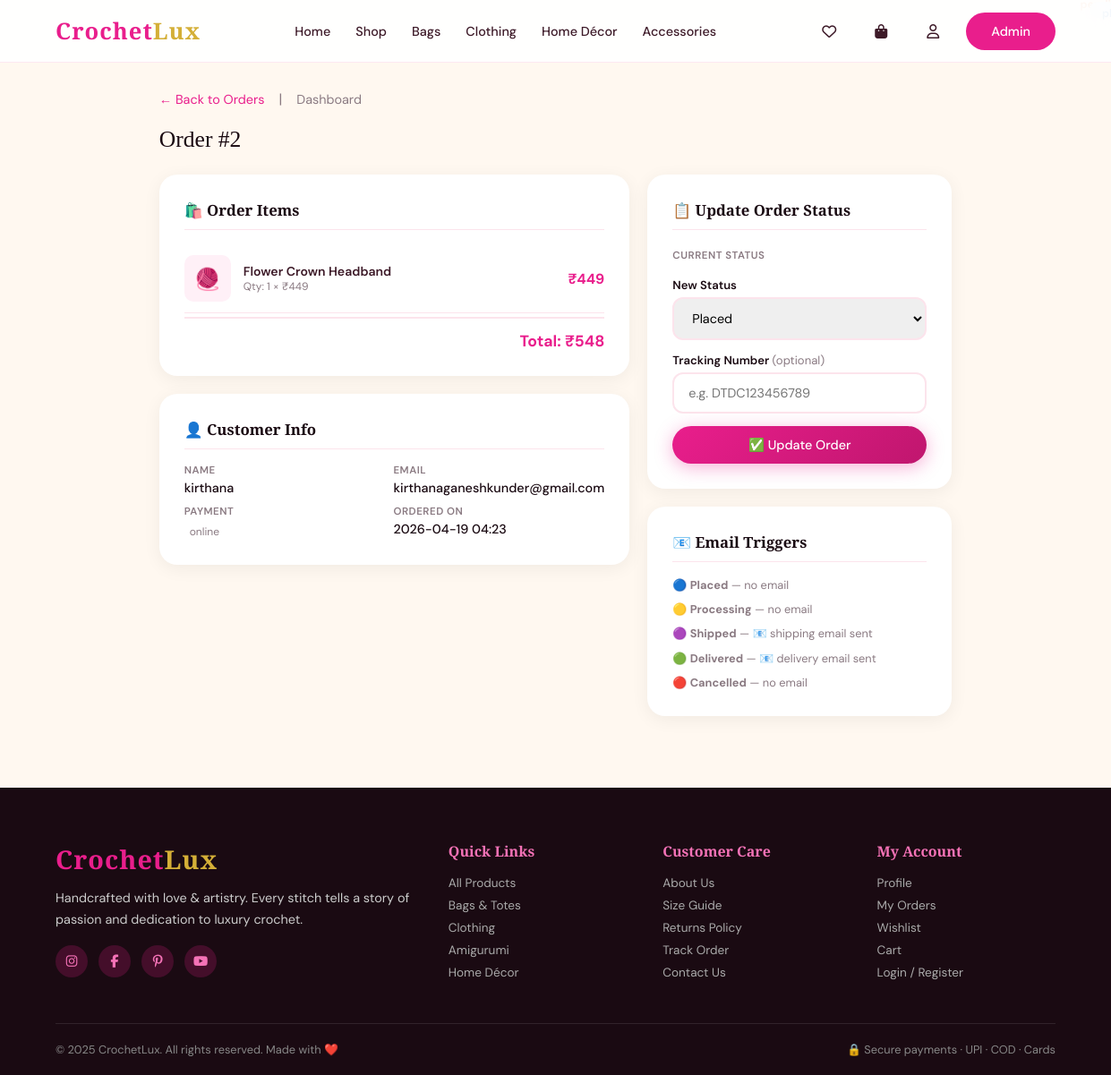
The page /admin/order/2 (signed in) on the database its author committed.
### tables this page shows
CREATE TABLE orders (
            id INTEGER PRIMARY KEY AUTOINCREMENT,
            user_id INTEGER,
            address_id INTEGER,
            total REAL,
            payment_method TEXT,
            payment_status TEXT DEFAULT 'pending',
            order_status TEXT DEFAULT 'placed',
            razorpay_order_id TEXT,
            created_at TIMESTAMP DEFAULT CURRENT_TIMESTAMP, coupon_code TEXT, discount REAL DEFAULT 0,
            FOREIGN KEY(user_id) REFERENCES users(id)
        );

CREATE TABLE order_items (
            id INTEGER PRIMARY KEY AUTOINCREMENT,
            order_id INTEGER,
            product_id INTEGER,
            quantity INTEGER,
            price REAL,
            FOREIGN KEY(order_id) REFERENCES orders(id),
            FOREIGN KEY(product_id) REFERENCES products(id)
        );

CREATE TABLE products (
            id INTEGER PRIMARY KEY AUTOINCREMENT,
            name TEXT NOT NULL,
            description TEXT,
            price REAL NOT NULL,
            original_price REAL,
            category TEXT,
            stock INTEGER DEFAULT 0,
            image TEXT,
            images TEXT DEFAULT '[]',
            is_featured INTEGER DEFAULT 0,
            created_at TIMESTAMP DEFAULT CURRENT_TIMESTAMP
        );

CREATE TABLE users (
            id INTEGER PRIMARY KEY AUTOINCREMENT,
            name TEXT NOT NULL,
            email TEXT UNIQUE NOT NULL,
            password TEXT NOT NULL,
            phone TEXT,
            is_admin INTEGER DEFAULT 0,
            created_at TIMESTAMP DEFAULT CURRENT_TIMESTAMP
        );

### app.py (the view)
@app.route('/admin/order/<int:oid>')
@admin_required
def admin_order_detail(oid):
    db    = get_db()
    order = db.execute("""SELECT o.*,u.name as uname,u.email as uemail
                          FROM orders o JOIN users u ON o.user_id=u.id
                          WHERE o.id=?""", (oid,)).fetchone()
    if not order:
        db.close(); flash('Not found', 'error'); return redirect(url_for('admin_orders'))
    items = db.execute("""SELECT oi.*,p.name,p.image FROM order_items oi
                          JOIN products p ON oi.product_id=p.id WHERE oi.order_id=?""",
                       (oid,)).fetchall()
    addr = db.execute("SELECT * FROM addresses WHERE id=?",
                      (order['address_id'],)).fetchone() if order['address_id'] else None
    db.close()
    return render_template('admin/order_detail.html', order=order, items=items,
                           addr=addr, cart_count=0)

### app.py (called while the page is built)
def get_db():
    db = sqlite3.connect('crochet.db')
    db.row_factory = sqlite3.Row
    return db

def admin_required(f):
    @wraps(f)
    def dec(*a, **kw):
        if not session.get('is_admin'):
            flash('Admin access required', 'error')
            return redirect(url_for('index'))
        return f(*a, **kw)
    return dec

### templates/admin/order_detail.html (shortened to what this page needs)
{% extends 'base.html' %}
{% block content %}
<div class="adm">
  <div style="display:flex;align-items:center;gap:16px;margin-bottom:20px;flex-wrap:wrap">
    <a href="/admin/orders" style="color:var(--pink);font-size:.9rem;text-decoration:none">← Back to Orders</a>
    <span style="color:var(--gray)">|</span>
    <a href="/admin" style="color:var(--gray);font-size:.9rem;text-decoration:none">Dashboard</a>
  </div>
  <div class="adm-title">Order #{{ order.id }}</div>
  <div style="display:grid;grid-template-columns:1fr 340px;gap:20px;align-items:start" class="main-grid">
    <div>
      <div class="card">
        <h3>🛍️ Order Items</h3>
        {% for item in items %}
        <div class="item-row">
          {% if item.image %}
          <div class="item-img" style="display:none">🧶</div>
          {% else %}
          <div class="item-img">🧶</div>
          {% endif %}
          <div style="flex:1">
            <div class="item-name">{{ item.name }}</div>
            <div class="item-meta">Qty: {{ item.quantity }} × ₹{{ "%.0f"|format(item.price) }}</div>
          </div>
          <div style="font-weight:700;color:var(--pink)">₹{{ "%.0f"|format(item.price * item.quantity) }}</div>
        </div>
        {% endfor %}
        <div style="text-align:right;padding-top:14px;border-top:2px solid var(--cream2);margin-top:4px">
          <span style="font-size:1.1rem;font-weight:700;color:var(--pink)">
            Total: ₹{{ "%.0f"|format(order.total) }}
          </span>
        </div>
      </div>
      <div class="card">
        <h3>👤 Customer Info</h3>
        <div class="info-grid">
          <div class="info-row"><span class="info-label">Name</span><span class="info-val">{{ order.uname }}</span></div>
          <div class="info-row"><span class="info-label">Email</span><span class="info-val">{{ order.uemail }}</span></div>
          <div class="info-row"><span class="info-label">Payment</span>
            <span><span class="badge badge-{{ order.payment_status }}">{{ order.payment_status }}</span>
            <span style="font-size:.75rem;color:var(--gray);margin-left:6px">{{ order.payment_method }}</span></span>
          </div>
          <div class="info-row"><span class="info-label">Ordered On</span><span class="info-val">{{ order.created_at[:16] }}</span></div>
        </div>
      </div>
    </div>
    <div>
      <div class="card">
        <h3>📋 Update Order Status</h3>
        <div style="margin-bottom:16px">
          <span class="info-label">Current Status</span><br>
          <span class="badge badge-{{ order.order_status }}" style="margin-top:6px;display:inline-block">
          </span>
        </div>
        <form action="/admin/order/update/{{ order.id }}" method="POST" class="status-form">
          <div>
            <label class="form-label">New Status</label>
            <select name="order_status" class="form-select" id="statusSelect"
                    onchange="showEmailHint(this.value)">
              {% for s in ['placed','processing','shipped','delivered','cancelled'] %}
              <option value="{{ s }}" {{ 'selected' if order.order_status == s }}>
                {{ s.capitalize() }}
              </option>
              {% endfor %}
            </select>
          </div>
         <div id="trackingGroup">
  <label class="form-label">
    Tracking Number
    <span style="color:var(--gray);font-weight:400">(optional)</span>
  </label>
  <input type="text" name="tracking_number" class="form-input"
         value="{{ order.tracking_number or '' }}"
         placeholder="e.g. DTDC123456789">
</div>
          <button type="submit" class="btn btn-primary" style="width:100%;justify-content:center">
            ✅ Update Order
          </button>
        </form>
      </div>
      <div class="card" style="font-size:.8rem">
        <h3>📧 Email Triggers</h3>
        <div style="display:flex;flex-direction:column;gap:8px;color:var(--gray);line-height:1.5">
          <div>🔵 <strong>Placed</strong> — no email</div>
          <div>🟡 <strong>Processing</strong> — no email</div>
          <div>🟣 <strong>Shipped</strong> — 📧 shipping email sent</div>
          <div>🟢 <strong>Delivered</strong> — 📧 delivery email sent</div>
          <div>🔴 <strong>Cancelled</strong> — no email</div>
        </div>
      </div>
    </div>
  </div>
</div>
{% endblock %}

### templates/base.html (style rules this page uses)
:root { --pink:#E91E8C; --pink-light:#f472b6; --pink-pale:#fff0f7; --pink-deep:#c0166e; --cream:#FFF8F0; --cream2:#fce4ec; --gold:#d4af37; --dark:#1a0a12; --text:#3d1a28; --gray:#8a7a82; --white:#ffffff; --radius:16px; --shadow:0 8px 40px rgba(233,30,140,0.15); --shadow2:0 20px 60px rgba(233,30,140,0.25); }
* { margin:0;padding:0;box-sizing:border-box }
html { scroll-behavior:smooth }
body { font-family:'DM Sans',sans-serif;background:var(--cream);color:var(--text);overflow-x:hidden }
a { text-decoration:none;color:inherit }
.badge { position:absolute;top:-4px;right:-4px;background:var(--pink);color:#fff;border-radius:50%;width:18px;height:18px;font-size:11px;display:flex;align-items:center;justify-content:center;font-weight:700 }
.btn { display:inline-flex;align-items:center;gap:8px;padding:12px 28px;border-radius:50px;font-size:.9rem;font-weight:500;cursor:pointer;transition:.3s;border:none;font-family:'DM Sans',sans-serif }
.btn-primary { background:linear-gradient(135deg,var(--pink),var(--pink-deep));color:#fff;box-shadow:0 4px 20px rgba(233,30,140,.35) }

### templates/admin/order_detail.html (style rules this page uses)
.adm { padding:100px 3% 60px;max-width:960px;margin:0 auto }
.adm-title { font-family:'Playfair Display',serif;font-size:1.6rem;color:var(--dark);margin-bottom:24px }
.card { background:#fff;border-radius:20px;padding:28px;box-shadow:0 4px 20px rgba(0,0,0,.06);margin-bottom:20px }
.card h3 { font-family:'Playfair Display',serif;font-size:1.05rem;color:var(--dark);margin-bottom:16px; display:flex;align-items:center;gap:6px;padding-bottom:10px;border-bottom:1px solid var(--cream2) }
.info-grid { display:grid;grid-template-columns:1fr 1fr;gap:10px }
.info-row { display:flex;flex-direction:column;gap:3px }
.info-label { font-size:.72rem;color:var(--gray);text-transform:uppercase;letter-spacing:.5px;font-weight:600 }
.info-val { font-size:.9rem;color:var(--dark);font-weight:500 }
.badge { padding:5px 14px;border-radius:50px;font-size:.78rem;font-weight:600 }
.badge-placed { background:#e3f2fd;color:#1565c0 }
.badge-pending { background:#fff3e0;color:#e65100 }
.item-row { display:flex;align-items:center;gap:14px;padding:12px 0;border-bottom:1px solid var(--cream2) }
.item-img { width:52px;height:52px;border-radius:10px;object-fit:cover;background:var(--pink-pale); display:flex;align-items:center;justify-content:center;font-size:1.5rem;flex-shrink:0 }
.item-name { font-weight:600;font-size:.88rem }
.item-meta { font-size:.75rem;color:var(--gray) }
.status-form { display:grid;gap:14px }
.form-select,.form-input { width:100%;padding:12px 16px;border:2px solid var(--cream2); border-radius:12px;font-size:.9rem;font-family:'DM Sans',sans-serif;outline:none; box-sizing:border-box;transition:.2s }
.form-label { font-size:.82rem;font-weight:600;color:var(--dark);margin-bottom:5px;display:block }

### rows shown on the page
orders: id "2", total "548", payment_method "online", created_at "2026-04-19 04:23"
order_items: name "Flower Crown Headband", quantity "1", price "449", item.price*item.quantity "449"
users: uname "kirthana", uemail "kirthanaganeshkunder@gmail.com"

### other values the page prints
form field order_status "Placed"
